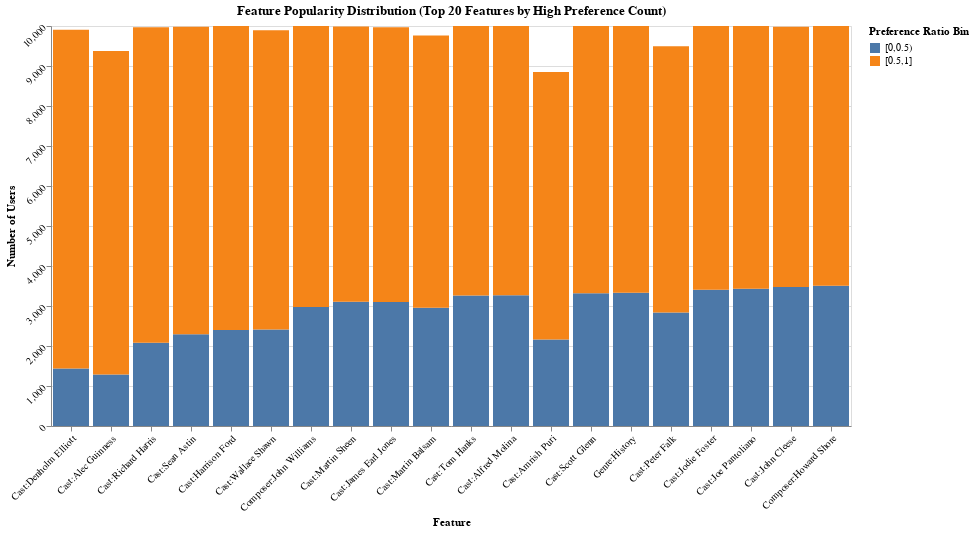
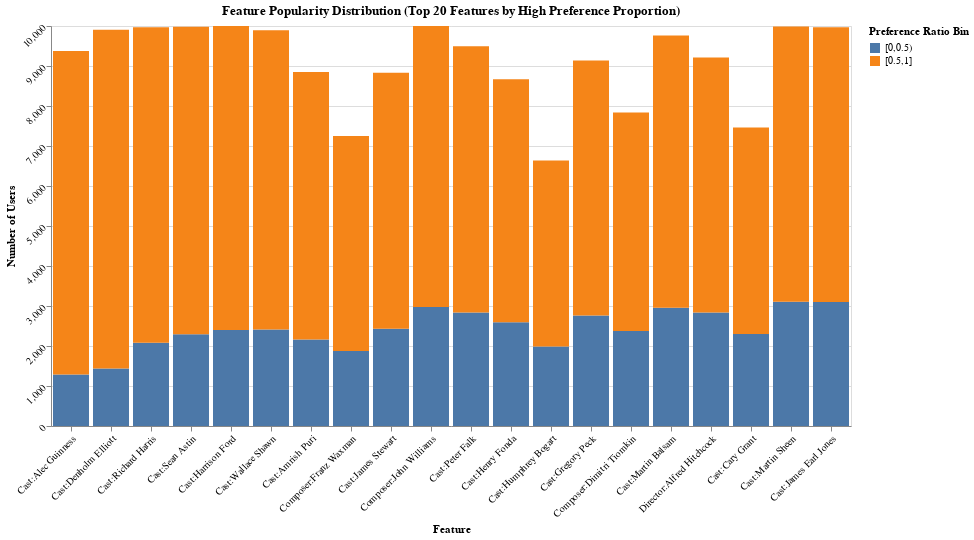

Notebook code for these charts, in order:
### Markdown cell above
## Plot Top 20 Features By User Preference

### Code cell
def plot_feature_popularity_distribution(
    user_profiles, id_to_feature, k=20, sort_by='count'
):
    """
    Plots the feature popularity distribution.

    Parameters:
    - user_profiles: dict of user profiles
    - id_to_feature: dict mapping feature IDs to feature names
    - k: number of top features to display
    - sort_by: 'count' to sort by count of users with high preference ratio,
               'proportion' to sort by proportion of users with high preference ratio
    """
    # Compute counts
    feature_user_ratio_counts = {}
    
    for user_id, profile in user_profiles.items():
        feature_prefs = profile["feature_preferences"]
        for feature_id, ratio in feature_prefs.items():
            if ratio == -1:
                continue
            if feature_id not in feature_user_ratio_counts:
                feature_user_ratio_counts[feature_id] = {
                    "[0,0.5)": 0,
                    "[0.5,1]": 0,
                    "non_minus_one": 0,
                    "proportion_high_pref": 0,
                }
            feature_user_ratio_counts[feature_id]["non_minus_one"] += 1
            if ratio < 0.5:
                feature_user_ratio_counts[feature_id]["[0,0.5)"] += 1
            elif ratio >= 0.5:
                feature_user_ratio_counts[feature_id]["[0.5,1]"] += 1

    # Calculate proportions
    for counts in feature_user_ratio_counts.values():
        total_users = counts["non_minus_one"]
        high_pref_users = counts["[0.5,1]"]
        counts["proportion_high_pref"] = high_pref_users / total_users if total_users > 0 else 0

    # Prepare list for sorting
    feature_counts_list = [
        (feature_id, counts) for feature_id, counts in feature_user_ratio_counts.items()
    ]

    # Sort features
    if sort_by == 'proportion':
        # Sort by proportion of high preference users
        feature_counts_list.sort(
            key=lambda x: x[1]["proportion_high_pref"], reverse=True
        )
        title_suffix = 'High Preference Proportion'
    elif sort_by == 'count':
        # Sort by count of users with high preference ratios
        feature_counts_list.sort(key=lambda x: x[1]["[0.5,1]"], reverse=True)
        title_suffix = 'High Preference Count'
    else:
        raise ValueError("sort_by must be 'proportion' or 'count'")

    # Get top k features
    top_k_features = feature_counts_list[:k]

    plot_data = []
    for feature_id, counts in top_k_features:
        feature_name = id_to_feature[feature_id]
        for ratio_bin in ["[0,0.5)", "[0.5,1]"]:
            count = counts[ratio_bin]
            plot_data.append(
                {
                    "feature_id": feature_id,
                    "feature_name": feature_name,
                    "ratio_bin": ratio_bin,
                    "count": count,
                }
            )

    df_plot = pd.DataFrame(plot_data)

    # Get feature names in order
    feature_names_ordered = [id_to_feature[feature_id] for feature_id, _ in top_k_features]

    # Stack the bar plots
    chart = (
        alt.Chart(df_plot)
        .mark_bar()
        .encode(
            x=alt.X(
                "feature_name:N",
                sort=feature_names_ordered,
                axis=alt.Axis(title="Feature"),
            ),
            y=alt.Y("count:Q", axis=alt.Axis(title="Number of Users")),
            color=alt.Color(
                "ratio_bin:N", legend=alt.Legend(title="Preference Ratio Bin")
            ),
            order=alt.Order("ratio_bin", sort="ascending"),
            tooltip=[
                alt.Tooltip("feature_name:N", title="Feature"),
                alt.Tooltip("ratio_bin:N", title="Preference Ratio Bin"),
                alt.Tooltip("count:Q", title="Number of Users"),
            ],
        )
        .properties(
            width=800,
            height=400,
            title=f"Feature Popularity Distribution (Top {k} Features by {title_suffix})",
        )
        .configure_axis(labelAngle=-45)
    )

    chart.display()

# Plot sorted by count of users with high preference ratios
plot_feature_popularity_distribution(user_profiles, id_to_feature, k=20, sort_by='count')
# Plot sorted by proportion of high preference users
plot_feature_popularity_distribution(user_profiles, id_to_feature, k=20, sort_by='proportion')

### Figure 1 — Vega-Lite specification as saved in the notebook (floating-point values rounded to 4 significant figures)
{"config": {"view": {"continuousWidth": 300, "continuousHeight": 300}, "axis": {"labelAngle": -45}}, "data": {"name": "data-3d41cb362b7f949317658701cdde47dc"}, "mark": {"type": "bar"}, "encoding": {"color": {"field": "ratio_bin", "legend": {"title": "Preference Ratio Bin"}, "type": "nominal"}, "order": {"field": "ratio_bin", "sort": "ascending", "type": "nominal"}, "tooltip": [{"field": "feature_name", "title": "Feature", "type": "nominal"}, {"field": "ratio_bin", "title": "Preference Ratio Bin", "type": "nominal"}, {"field": "count", "title": "Number of Users", "type": "quantitative"}], "x": {"axis": {"title": "Feature"}, "field": "feature_name", "sort": ["Cast:Denholm Elliott", "Cast:Alec Guinness", "Cast:Richard Harris", "Cast:Sean Astin", "Cast:Harrison Ford", "Cast:Wallace Shawn", "Composer:John Williams", "Cast:Martin Sheen", "Cast:James Earl Jones", "Cast:Martin Balsam", "Cast:Tom Hanks", "Cast:Alfred Molina", "Cast:Amrish Puri", "Cast:Scott Glenn", "Genre:History", "Cast:Peter Falk", "Cast:Jodie Foster", "Cast:Joe Pantoliano", "Cast:John Cleese", "Composer:Howard Shore"], "type": "nominal"}, "y": {"axis": {"title": "Number of Users"}, "field": "count", "type": "quantitative"}}, "height": 400, "title": "Feature Popularity Distribution (Top 20 Features by High Preference Count)", "width": 800, "$schema": "https://vega.github.io/schema/vega-lite/v5.20.1.json", "datasets": {"data-3d41cb362b7f949317658701cdde47dc": [{"feature_id": 73, "feature_name": "Cast:Denholm Elliott", "ratio_bin": "[0,0.5)", "count": 1436}, {"feature_id": 73, "feature_name": "Cast:Denholm Elliott", "ratio_bin": "[0.5,1]", "count": 8468}, {"feature_id": 6, "feature_name": "Cast:Alec Guinness", "ratio_bin": "[0,0.5)", "count": 1288}, {"feature_id": 6, "feature_name": "Cast:Alec Guinness", "ratio_bin": "[0.5,1]", "count": 8087}, {"feature_id": 245, "feature_name": "Cast:Richard Harris", "ratio_bin": "[0,0.5)", "count": 2083}, {"feature_id": 245, "feature_name": "Cast:Richard Harris", "ratio_bin": "[0.5,1]", "count": 7884}, {"feature_id": 266, "feature_name": "Cast:Sean Astin", "ratio_bin": "[0,0.5)", "count": 2294}, {"feature_id": 266, "feature_name": "Cast:Sean Astin", "ratio_bin": "[0.5,1]", "count": 7689}, {"feature_id": 110, "feature_name": "Cast:Harrison Ford", "ratio_bin": "[0,0.5)", "count": 2401}, {"feature_id": 110, "feature_name": "Cast:Harrison Ford", "ratio_bin": "[0.5,1]", "count": 7598}, {"feature_id": 296, "feature_name": "Cast:Wallace Shawn", "ratio_bin": "[0,0.5)", "count": 2411}, {"feature_id": 296, "feature_name": "Cast:Wallace Shawn", "ratio_bin": "[0.5,1]", "count": 7480}, {"feature_id": 338, "feature_name": "Composer:John Williams", "ratio_bin": "[0,0.5)", "count": 2977}, {"feature_id": 338, "feature_name": "Composer:John Williams", "ratio_bin": "[0.5,1]", "count": 7023}, {"feature_id": 198, "feature_name": "Cast:Martin Sheen", "ratio_bin": "[0,0.5)", "count": 3104}, {"feature_id": 198, "feature_name": "Cast:Martin Sheen", "ratio_bin": "[0.5,1]", "count": 6886}, {"feature_id": 129, "feature_name": "Cast:James Earl Jones", "ratio_bin": "[0,0.5)", "count": 3103}, {"feature_id": 129, "feature_name": "Cast:James Earl Jones", "ratio_bin": "[0.5,1]", "count": 6866}, {"feature_id": 197, "feature_name": "Cast:Martin Balsam", "ratio_bin": "[0,0.5)", "count": 2958}, {"feature_id": 197, "feature_name": "Cast:Martin Balsam", "ratio_bin": "[0.5,1]", "count": 6803}, {"feature_id": 286, "feature_name": "Cast:Tom Hanks", "ratio_bin": "[0,0.5)", "count": 3264}, {"feature_id": 286, "feature_name": "Cast:Tom Hanks", "ratio_bin": "[0.5,1]", "count": 6736}, {"feature_id": 8, "feature_name": "Cast:Alfred Molina", "ratio_bin": "[0,0.5)", "count": 3269}, {"feature_id": 8, "feature_name": "Cast:Alfred Molina", "ratio_bin": "[0.5,1]", "count": 6730}, {"feature_id": 10, "feature_name": "Cast:Amrish Puri", "ratio_bin": "[0,0.5)", "count": 2161}, {"feature_id": 10, "feature_name": "Cast:Amrish Puri", "ratio_bin": "[0.5,1]", "count": 6691}, {"feature_id": 265, "feature_name": "Cast:Scott Glenn", "ratio_bin": "[0,0.5)", "count": 3317}, {"feature_id": 265, "feature_name": "Cast:Scott Glenn", "ratio_bin": "[0.5,1]", "count": 6681}, {"feature_id": 394, "feature_name": "Genre:History", "ratio_bin": "[0,0.5)", "count": 3334}, {"feature_id": 394, "feature_name": "Genre:History", "ratio_bin": "[0.5,1]", "count": 6666}, {"feature_id": 238, "feature_name": "Cast:Peter Falk", "ratio_bin": "[0,0.5)", "count": 2835}, {"feature_id": 238, "feature_name": "Cast:Peter Falk", "ratio_bin": "[0.5,1]", "count": 6658}, {"feature_id": 149, "feature_name": "Cast:Jodie Foster", "ratio_bin": "[0,0.5)", "count": 3409}, {"feature_id": 149, "feature_name": "Cast:Jodie Foster", "ratio_bin": "[0.5,1]", "count": 6590}, {"feature_id": 151, "feature_name": "Cast:Joe Pantoliano", "ratio_bin": "[0,0.5)", "count": 3432}, {"feature_id": 151, "feature_name": "Cast:Joe Pantoliano", "ratio_bin": "[0.5,1]", "count": 6568}, {"feature_id": 156, "feature_name": "Cast:John Cleese", "ratio_bin": "[0,0.5)", "count": 3476}, {"feature_id": 156, "feature_name": "Cast:John Cleese", "ratio_bin": "[0.5,1]", "count": 6506}, {"feature_id": 331, "feature_name": "Composer:Howard Shore", "ratio_bin": "[0,0.5)", "count": 3505}, {"feature_id": 331, "feature_name": "Composer:Howard Shore", "ratio_bin": "[0.5,1]", "count": 6494}]}}

### Figure 2 — Vega-Lite specification as saved in the notebook (floating-point values rounded to 4 significant figures)
{"config": {"view": {"continuousWidth": 300, "continuousHeight": 300}, "axis": {"labelAngle": -45}}, "data": {"name": "data-3ed642c3e67c8f5333024f58b15403f0"}, "mark": {"type": "bar"}, "encoding": {"color": {"field": "ratio_bin", "legend": {"title": "Preference Ratio Bin"}, "type": "nominal"}, "order": {"field": "ratio_bin", "sort": "ascending", "type": "nominal"}, "tooltip": [{"field": "feature_name", "title": "Feature", "type": "nominal"}, {"field": "ratio_bin", "title": "Preference Ratio Bin", "type": "nominal"}, {"field": "count", "title": "Number of Users", "type": "quantitative"}], "x": {"axis": {"title": "Feature"}, "field": "feature_name", "sort": ["Cast:Alec Guinness", "Cast:Denholm Elliott", "Cast:Richard Harris", "Cast:Sean Astin", "Cast:Harrison Ford", "Cast:Wallace Shawn", "Cast:Amrish Puri", "Composer:Franz Waxman", "Cast:James Stewart", "Composer:John Williams", "Cast:Peter Falk", "Cast:Henry Fonda", "Cast:Humphrey Bogart", "Cast:Gregory Peck", "Composer:Dimitri Tiomkin", "Cast:Martin Balsam", "Director:Alfred Hitchcock", "Cast:Cary Grant", "Cast:Martin Sheen", "Cast:James Earl Jones"], "type": "nominal"}, "y": {"axis": {"title": "Number of Users"}, "field": "count", "type": "quantitative"}}, "height": 400, "title": "Feature Popularity Distribution (Top 20 Features by High Preference Proportion)", "width": 800, "$schema": "https://vega.github.io/schema/vega-lite/v5.20.1.json", "datasets": {"data-3ed642c3e67c8f5333024f58b15403f0": [{"feature_id": 6, "feature_name": "Cast:Alec Guinness", "ratio_bin": "[0,0.5)", "count": 1288}, {"feature_id": 6, "feature_name": "Cast:Alec Guinness", "ratio_bin": "[0.5,1]", "count": 8087}, {"feature_id": 73, "feature_name": "Cast:Denholm Elliott", "ratio_bin": "[0,0.5)", "count": 1436}, {"feature_id": 73, "feature_name": "Cast:Denholm Elliott", "ratio_bin": "[0.5,1]", "count": 8468}, {"feature_id": 245, "feature_name": "Cast:Richard Harris", "ratio_bin": "[0,0.5)", "count": 2083}, {"feature_id": 245, "feature_name": "Cast:Richard Harris", "ratio_bin": "[0.5,1]", "count": 7884}, {"feature_id": 266, "feature_name": "Cast:Sean Astin", "ratio_bin": "[0,0.5)", "count": 2294}, {"feature_id": 266, "feature_name": "Cast:Sean Astin", "ratio_bin": "[0.5,1]", "count": 7689}, {"feature_id": 110, "feature_name": "Cast:Harrison Ford", "ratio_bin": "[0,0.5)", "count": 2401}, {"feature_id": 110, "feature_name": "Cast:Harrison Ford", "ratio_bin": "[0.5,1]", "count": 7598}, {"feature_id": 296, "feature_name": "Cast:Wallace Shawn", "ratio_bin": "[0,0.5)", "count": 2411}, {"feature_id": 296, "feature_name": "Cast:Wallace Shawn", "ratio_bin": "[0.5,1]", "count": 7480}, {"feature_id": 10, "feature_name": "Cast:Amrish Puri", "ratio_bin": "[0,0.5)", "count": 2161}, {"feature_id": 10, "feature_name": "Cast:Amrish Puri", "ratio_bin": "[0.5,1]", "count": 6691}, {"feature_id": 323, "feature_name": "Composer:Franz Waxman", "ratio_bin": "[0,0.5)", "count": 1874}, {"feature_id": 323, "feature_name": "Composer:Franz Waxman", "ratio_bin": "[0.5,1]", "count": 5374}, {"feature_id": 135, "feature_name": "Cast:James Stewart", "ratio_bin": "[0,0.5)", "count": 2433}, {"feature_id": 135, "feature_name": "Cast:James Stewart", "ratio_bin": "[0.5,1]", "count": 6399}, {"feature_id": 338, "feature_name": "Composer:John Williams", "ratio_bin": "[0,0.5)", "count": 2977}, {"feature_id": 338, "feature_name": "Composer:John Williams", "ratio_bin": "[0.5,1]", "count": 7023}, {"feature_id": 238, "feature_name": "Cast:Peter Falk", "ratio_bin": "[0,0.5)", "count": 2835}, {"feature_id": 238, "feature_name": "Cast:Peter Falk", "ratio_bin": "[0.5,1]", "count": 6658}, {"feature_id": 116, "feature_name": "Cast:Henry Fonda", "ratio_bin": "[0,0.5)", "count": 2595}, {"feature_id": 116, "feature_name": "Cast:Henry Fonda", "ratio_bin": "[0.5,1]", "count": 6074}, {"feature_id": 118, "feature_name": "Cast:Humphrey Bogart", "ratio_bin": "[0,0.5)", "count": 1987}, {"feature_id": 118, "feature_name": "Cast:Humphrey Bogart", "ratio_bin": "[0.5,1]", "count": 4648}, {"feature_id": 107, "feature_name": "Cast:Gregory Peck", "ratio_bin": "[0,0.5)", "count": 2763}, {"feature_id": 107, "feature_name": "Cast:Gregory Peck", "ratio_bin": "[0.5,1]", "count": 6373}, {"feature_id": 319, "feature_name": "Composer:Dimitri Tiomkin", "ratio_bin": "[0,0.5)", "count": 2372}, {"feature_id": 319, "feature_name": "Composer:Dimitri Tiomkin", "ratio_bin": "[0.5,1]", "count": 5467}, {"feature_id": 197, "feature_name": "Cast:Martin Balsam", "ratio_bin": "[0,0.5)", "count": 2958}, {"feature_id": 197, "feature_name": "Cast:Martin Balsam", "ratio_bin": "[0.5,1]", "count": 6803}, {"feature_id": 375, "feature_name": "Director:Alfred Hitchcock", "ratio_bin": "[0,0.5)", "count": 2836}, {"feature_id": 375, "feature_name": "Director:Alfred Hitchcock", "ratio_bin": "[0.5,1]", "count": 6374}, {"feature_id": 47, "feature_name": "Cast:Cary Grant", "ratio_bin": "[0,0.5)", "count": 2302}, {"feature_id": 47, "feature_name": "Cast:Cary Grant", "ratio_bin": "[0.5,1]", "count": 5162}, {"feature_id": 198, "feature_name": "Cast:Martin Sheen", "ratio_bin": "[0,0.5)", "count": 3104}, {"feature_id": 198, "feature_name": "Cast:Martin Sheen", "ratio_bin": "[0.5,1]", "count": 6886}, {"feature_id": 129, "feature_name": "Cast:James Earl Jones", "ratio_bin": "[0,0.5)", "count": 3103}, {"feature_id": 129, "feature_name": "Cast:James Earl Jones", "ratio_bin": "[0.5,1]", "count": 6866}]}}
